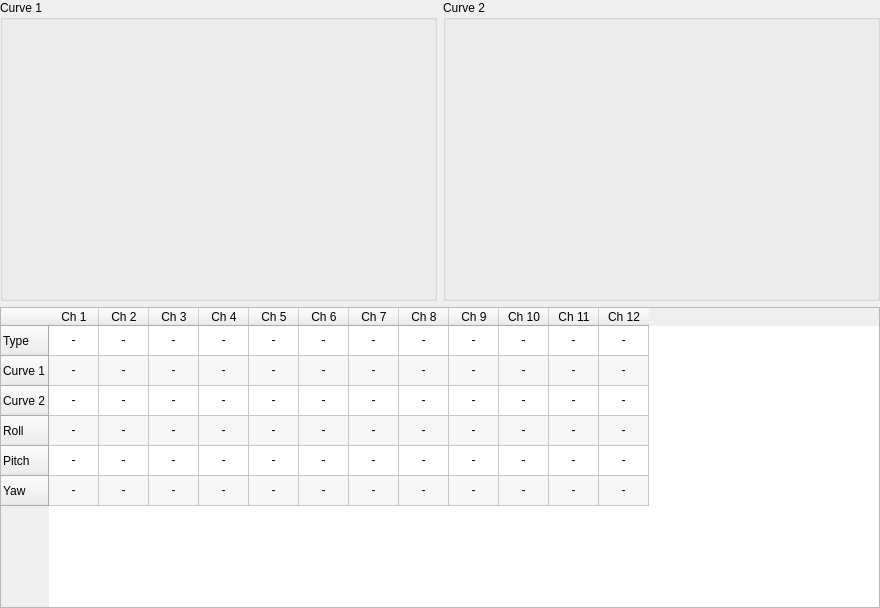
<?xml version="1.0" encoding="UTF-8"?>
<ui version="4.0">
 <class>CustomConfigWidget</class>
 <widget class="QWidget" name="CustomConfigWidget">
  <property name="geometry">
   <rect>
    <x>0</x>
    <y>0</y>
    <width>880</width>
    <height>608</height>
   </rect>
  </property>
  <property name="windowTitle">
   <string>Form</string>
  </property>
  <layout class="QVBoxLayout" name="verticalLayout_10">
   <property name="margin">
    <number>0</number>
   </property>
   <item>
    <layout class="QHBoxLayout" name="horizontalLayout_14">
     <property name="rightMargin">
      <number>0</number>
     </property>
     <item>
      <widget class="QGroupBox" name="groupBox_4">
       <property name="sizePolicy">
        <sizepolicy hsizetype="Preferred" vsizetype="Preferred">
         <horstretch>0</horstretch>
         <verstretch>0</verstretch>
        </sizepolicy>
       </property>
       <property name="title">
        <string>Curve 1</string>
       </property>
       <layout class="QVBoxLayout" name="verticalLayout_7">
        <item>
         <widget class="MixerCurve" name="customThrottle1Curve" native="true">
          <property name="sizePolicy">
           <sizepolicy hsizetype="MinimumExpanding" vsizetype="MinimumExpanding">
            <horstretch>1</horstretch>
            <verstretch>1</verstretch>
           </sizepolicy>
          </property>
          <property name="minimumSize">
           <size>
            <width>50</width>
            <height>50</height>
           </size>
          </property>
          <property name="maximumSize">
           <size>
            <width>1000</width>
            <height>1000</height>
           </size>
          </property>
          <property name="sizeIncrement">
           <size>
            <width>10</width>
            <height>10</height>
           </size>
          </property>
          <property name="baseSize">
           <size>
            <width>300</width>
            <height>350</height>
           </size>
          </property>
         </widget>
        </item>
       </layout>
      </widget>
     </item>
     <item>
      <widget class="QGroupBox" name="groupBox_5">
       <property name="title">
        <string>Curve 2</string>
       </property>
       <layout class="QVBoxLayout" name="verticalLayout_17">
        <item>
         <widget class="MixerCurve" name="customThrottle2Curve" native="true">
          <property name="sizePolicy">
           <sizepolicy hsizetype="MinimumExpanding" vsizetype="MinimumExpanding">
            <horstretch>1</horstretch>
            <verstretch>1</verstretch>
           </sizepolicy>
          </property>
          <property name="minimumSize">
           <size>
            <width>50</width>
            <height>50</height>
           </size>
          </property>
          <property name="maximumSize">
           <size>
            <width>1000</width>
            <height>1000</height>
           </size>
          </property>
          <property name="sizeIncrement">
           <size>
            <width>10</width>
            <height>10</height>
           </size>
          </property>
          <property name="baseSize">
           <size>
            <width>300</width>
            <height>350</height>
           </size>
          </property>
         </widget>
        </item>
       </layout>
      </widget>
     </item>
    </layout>
   </item>
   <item>
    <layout class="QHBoxLayout" name="horizontalLayout">
     <property name="rightMargin">
      <number>0</number>
     </property>
     <property name="bottomMargin">
      <number>0</number>
     </property>
     <item>
      <widget class="QTableWidget" name="customMixerTable">
       <property name="sizePolicy">
        <sizepolicy hsizetype="MinimumExpanding" vsizetype="MinimumExpanding">
         <horstretch>0</horstretch>
         <verstretch>0</verstretch>
        </sizepolicy>
       </property>
       <property name="alternatingRowColors">
        <bool>true</bool>
       </property>
       <property name="columnCount">
        <number>12</number>
       </property>
       <attribute name="horizontalHeaderDefaultSectionSize">
        <number>50</number>
       </attribute>
       <attribute name="horizontalHeaderStretchLastSection">
        <bool>false</bool>
       </attribute>
       <row>
        <property name="text">
         <string>Type</string>
        </property>
       </row>
       <row>
        <property name="text">
         <string>Curve 1</string>
        </property>
       </row>
       <row>
        <property name="text">
         <string>Curve 2</string>
        </property>
       </row>
       <row>
        <property name="text">
         <string>Roll</string>
        </property>
       </row>
       <row>
        <property name="text">
         <string>Pitch</string>
        </property>
       </row>
       <row>
        <property name="text">
         <string>Yaw</string>
        </property>
       </row>
       <column>
        <property name="text">
         <string>Ch 1</string>
        </property>
       </column>
       <column>
        <property name="text">
         <string>Ch 2</string>
        </property>
       </column>
       <column>
        <property name="text">
         <string>Ch 3</string>
        </property>
       </column>
       <column>
        <property name="text">
         <string>Ch 4</string>
        </property>
       </column>
       <column>
        <property name="text">
         <string>Ch 5</string>
        </property>
       </column>
       <column>
        <property name="text">
         <string>Ch 6</string>
        </property>
       </column>
       <column>
        <property name="text">
         <string>Ch 7</string>
        </property>
       </column>
       <column>
        <property name="text">
         <string>Ch 8</string>
        </property>
       </column>
       <column>
        <property name="text">
         <string>Ch 9</string>
        </property>
       </column>
       <column>
        <property name="text">
         <string>Ch 10</string>
        </property>
       </column>
       <column>
        <property name="text">
         <string>Ch 11</string>
        </property>
       </column>
       <column>
        <property name="text">
         <string>Ch 12</string>
        </property>
       </column>
       <item row="0" column="0">
        <property name="text">
         <string>-</string>
        </property>
        <property name="textAlignment">
         <set>AlignHCenter|AlignVCenter|AlignCenter</set>
        </property>
       </item>
       <item row="0" column="1">
        <property name="text">
         <string>-</string>
        </property>
        <property name="textAlignment">
         <set>AlignHCenter|AlignVCenter|AlignCenter</set>
        </property>
       </item>
       <item row="0" column="2">
        <property name="text">
         <string>-</string>
        </property>
        <property name="textAlignment">
         <set>AlignHCenter|AlignVCenter|AlignCenter</set>
        </property>
       </item>
       <item row="0" column="3">
        <property name="text">
         <string>-</string>
        </property>
        <property name="textAlignment">
         <set>AlignHCenter|AlignVCenter|AlignCenter</set>
        </property>
       </item>
       <item row="0" column="4">
        <property name="text">
         <string>-</string>
        </property>
        <property name="textAlignment">
         <set>AlignHCenter|AlignVCenter|AlignCenter</set>
        </property>
       </item>
       <item row="0" column="5">
        <property name="text">
         <string>-</string>
        </property>
        <property name="textAlignment">
         <set>AlignHCenter|AlignVCenter|AlignCenter</set>
        </property>
       </item>
       <item row="0" column="6">
        <property name="text">
         <string>-</string>
        </property>
        <property name="textAlignment">
         <set>AlignHCenter|AlignVCenter|AlignCenter</set>
        </property>
       </item>
       <item row="0" column="7">
        <property name="text">
         <string>-</string>
        </property>
        <property name="textAlignment">
         <set>AlignHCenter|AlignVCenter|AlignCenter</set>
        </property>
       </item>
       <item row="0" column="8">
        <property name="text">
         <string>-</string>
        </property>
        <property name="textAlignment">
         <set>AlignHCenter|AlignVCenter|AlignCenter</set>
        </property>
       </item>
       <item row="0" column="9">
        <property name="text">
         <string>-</string>
        </property>
        <property name="textAlignment">
         <set>AlignHCenter|AlignVCenter|AlignCenter</set>
        </property>
       </item>
       <item row="0" column="10">
        <property name="text">
         <string>-</string>
        </property>
        <property name="textAlignment">
         <set>AlignHCenter|AlignVCenter|AlignCenter</set>
        </property>
       </item>
       <item row="0" column="11">
        <property name="text">
         <string>-</string>
        </property>
        <property name="textAlignment">
         <set>AlignHCenter|AlignVCenter|AlignCenter</set>
        </property>
       </item>
       <item row="1" column="0">
        <property name="text">
         <string>-</string>
        </property>
        <property name="textAlignment">
         <set>AlignHCenter|AlignVCenter|AlignCenter</set>
        </property>
       </item>
       <item row="1" column="1">
        <property name="text">
         <string>-</string>
        </property>
        <property name="textAlignment">
         <set>AlignHCenter|AlignVCenter|AlignCenter</set>
        </property>
       </item>
       <item row="1" column="2">
        <property name="text">
         <string>-</string>
        </property>
        <property name="textAlignment">
         <set>AlignHCenter|AlignVCenter|AlignCenter</set>
        </property>
       </item>
       <item row="1" column="3">
        <property name="text">
         <string>-</string>
        </property>
        <property name="textAlignment">
         <set>AlignHCenter|AlignVCenter|AlignCenter</set>
        </property>
       </item>
       <item row="1" column="4">
        <property name="text">
         <string>-</string>
        </property>
        <property name="textAlignment">
         <set>AlignHCenter|AlignVCenter|AlignCenter</set>
        </property>
       </item>
       <item row="1" column="5">
        <property name="text">
         <string>-</string>
        </property>
        <property name="textAlignment">
         <set>AlignHCenter|AlignVCenter|AlignCenter</set>
        </property>
       </item>
       <item row="1" column="6">
        <property name="text">
         <string>-</string>
        </property>
        <property name="textAlignment">
         <set>AlignHCenter|AlignVCenter|AlignCenter</set>
        </property>
       </item>
       <item row="1" column="7">
        <property name="text">
         <string>-</string>
        </property>
        <property name="textAlignment">
         <set>AlignHCenter|AlignVCenter|AlignCenter</set>
        </property>
       </item>
       <item row="1" column="8">
        <property name="text">
         <string>-</string>
        </property>
        <property name="textAlignment">
         <set>AlignHCenter|AlignVCenter|AlignCenter</set>
        </property>
       </item>
       <item row="1" column="9">
        <property name="text">
         <string>-</string>
        </property>
        <property name="textAlignment">
         <set>AlignHCenter|AlignVCenter|AlignCenter</set>
        </property>
       </item>
       <item row="1" column="10">
        <property name="text">
         <string>-</string>
        </property>
        <property name="textAlignment">
         <set>AlignHCenter|AlignVCenter|AlignCenter</set>
        </property>
       </item>
       <item row="1" column="11">
        <property name="text">
         <string>-</string>
        </property>
        <property name="textAlignment">
         <set>AlignHCenter|AlignVCenter|AlignCenter</set>
        </property>
       </item>
       <item row="2" column="0">
        <property name="text">
         <string>-</string>
        </property>
        <property name="textAlignment">
         <set>AlignHCenter|AlignVCenter|AlignCenter</set>
        </property>
       </item>
       <item row="2" column="1">
        <property name="text">
         <string>-</string>
        </property>
        <property name="textAlignment">
         <set>AlignHCenter|AlignVCenter|AlignCenter</set>
        </property>
       </item>
       <item row="2" column="2">
        <property name="text">
         <string>-</string>
        </property>
        <property name="textAlignment">
         <set>AlignHCenter|AlignVCenter|AlignCenter</set>
        </property>
       </item>
       <item row="2" column="3">
        <property name="text">
         <string>-</string>
        </property>
        <property name="textAlignment">
         <set>AlignHCenter|AlignVCenter|AlignCenter</set>
        </property>
       </item>
       <item row="2" column="4">
        <property name="text">
         <string>-</string>
        </property>
        <property name="textAlignment">
         <set>AlignHCenter|AlignVCenter|AlignCenter</set>
        </property>
       </item>
       <item row="2" column="5">
        <property name="text">
         <string>-</string>
        </property>
        <property name="textAlignment">
         <set>AlignHCenter|AlignVCenter|AlignCenter</set>
        </property>
       </item>
       <item row="2" column="6">
        <property name="text">
         <string>-</string>
        </property>
        <property name="textAlignment">
         <set>AlignHCenter|AlignVCenter|AlignCenter</set>
        </property>
       </item>
       <item row="2" column="7">
        <property name="text">
         <string>-</string>
        </property>
        <property name="textAlignment">
         <set>AlignHCenter|AlignVCenter|AlignCenter</set>
        </property>
       </item>
       <item row="2" column="8">
        <property name="text">
         <string>-</string>
        </property>
        <property name="textAlignment">
         <set>AlignHCenter|AlignVCenter|AlignCenter</set>
        </property>
       </item>
       <item row="2" column="9">
        <property name="text">
         <string>-</string>
        </property>
        <property name="textAlignment">
         <set>AlignHCenter|AlignVCenter|AlignCenter</set>
        </property>
       </item>
       <item row="2" column="10">
        <property name="text">
         <string>-</string>
        </property>
        <property name="textAlignment">
         <set>AlignHCenter|AlignVCenter|AlignCenter</set>
        </property>
       </item>
       <item row="2" column="11">
        <property name="text">
         <string>-</string>
        </property>
        <property name="textAlignment">
         <set>AlignHCenter|AlignVCenter|AlignCenter</set>
        </property>
       </item>
       <item row="3" column="0">
        <property name="text">
         <string>-</string>
        </property>
        <property name="textAlignment">
         <set>AlignHCenter|AlignVCenter|AlignCenter</set>
        </property>
       </item>
       <item row="3" column="1">
        <property name="text">
         <string>-</string>
        </property>
        <property name="textAlignment">
         <set>AlignHCenter|AlignVCenter|AlignCenter</set>
        </property>
       </item>
       <item row="3" column="2">
        <property name="text">
         <string>-</string>
        </property>
        <property name="textAlignment">
         <set>AlignHCenter|AlignVCenter|AlignCenter</set>
        </property>
       </item>
       <item row="3" column="3">
        <property name="text">
         <string>-</string>
        </property>
        <property name="textAlignment">
         <set>AlignHCenter|AlignVCenter|AlignCenter</set>
        </property>
       </item>
       <item row="3" column="4">
        <property name="text">
         <string>-</string>
        </property>
        <property name="textAlignment">
         <set>AlignHCenter|AlignVCenter|AlignCenter</set>
        </property>
       </item>
       <item row="3" column="5">
        <property name="text">
         <string>-</string>
        </property>
        <property name="textAlignment">
         <set>AlignHCenter|AlignVCenter|AlignCenter</set>
        </property>
       </item>
       <item row="3" column="6">
        <property name="text">
         <string>-</string>
        </property>
        <property name="textAlignment">
         <set>AlignHCenter|AlignVCenter|AlignCenter</set>
        </property>
       </item>
       <item row="3" column="7">
        <property name="text">
         <string>-</string>
        </property>
        <property name="textAlignment">
         <set>AlignHCenter|AlignVCenter|AlignCenter</set>
        </property>
       </item>
       <item row="3" column="8">
        <property name="text">
         <string>-</string>
        </property>
        <property name="textAlignment">
         <set>AlignHCenter|AlignVCenter|AlignCenter</set>
        </property>
       </item>
       <item row="3" column="9">
        <property name="text">
         <string>-</string>
        </property>
        <property name="textAlignment">
         <set>AlignHCenter|AlignVCenter|AlignCenter</set>
        </property>
       </item>
       <item row="3" column="10">
        <property name="text">
         <string>-</string>
        </property>
        <property name="textAlignment">
         <set>AlignHCenter|AlignVCenter|AlignCenter</set>
        </property>
       </item>
       <item row="3" column="11">
        <property name="text">
         <string>-</string>
        </property>
        <property name="textAlignment">
         <set>AlignHCenter|AlignVCenter|AlignCenter</set>
        </property>
       </item>
       <item row="4" column="0">
        <property name="text">
         <string>-</string>
        </property>
        <property name="textAlignment">
         <set>AlignHCenter|AlignVCenter|AlignCenter</set>
        </property>
       </item>
       <item row="4" column="1">
        <property name="text">
         <string>-</string>
        </property>
        <property name="textAlignment">
         <set>AlignHCenter|AlignVCenter|AlignCenter</set>
        </property>
       </item>
       <item row="4" column="2">
        <property name="text">
         <string>-</string>
        </property>
        <property name="textAlignment">
         <set>AlignHCenter|AlignVCenter|AlignCenter</set>
        </property>
       </item>
       <item row="4" column="3">
        <property name="text">
         <string>-</string>
        </property>
        <property name="textAlignment">
         <set>AlignHCenter|AlignVCenter|AlignCenter</set>
        </property>
       </item>
       <item row="4" column="4">
        <property name="text">
         <string>-</string>
        </property>
        <property name="textAlignment">
         <set>AlignHCenter|AlignVCenter|AlignCenter</set>
        </property>
       </item>
       <item row="4" column="5">
        <property name="text">
         <string>-</string>
        </property>
        <property name="textAlignment">
         <set>AlignHCenter|AlignVCenter|AlignCenter</set>
        </property>
       </item>
       <item row="4" column="6">
        <property name="text">
         <string>-</string>
        </property>
        <property name="textAlignment">
         <set>AlignHCenter|AlignVCenter|AlignCenter</set>
        </property>
       </item>
       <item row="4" column="7">
        <property name="text">
         <string>-</string>
        </property>
        <property name="textAlignment">
         <set>AlignHCenter|AlignVCenter|AlignCenter</set>
        </property>
       </item>
       <item row="4" column="8">
        <property name="text">
         <string>-</string>
        </property>
        <property name="textAlignment">
         <set>AlignHCenter|AlignVCenter|AlignCenter</set>
        </property>
       </item>
       <item row="4" column="9">
        <property name="text">
         <string>-</string>
        </property>
        <property name="textAlignment">
         <set>AlignHCenter|AlignVCenter|AlignCenter</set>
        </property>
       </item>
       <item row="4" column="10">
        <property name="text">
         <string>-</string>
        </property>
        <property name="textAlignment">
         <set>AlignHCenter|AlignVCenter|AlignCenter</set>
        </property>
       </item>
       <item row="4" column="11">
        <property name="text">
         <string>-</string>
        </property>
        <property name="textAlignment">
         <set>AlignHCenter|AlignVCenter|AlignCenter</set>
        </property>
       </item>
       <item row="5" column="0">
        <property name="text">
         <string>-</string>
        </property>
        <property name="textAlignment">
         <set>AlignHCenter|AlignVCenter|AlignCenter</set>
        </property>
       </item>
       <item row="5" column="1">
        <property name="text">
         <string>-</string>
        </property>
        <property name="textAlignment">
         <set>AlignHCenter|AlignVCenter|AlignCenter</set>
        </property>
       </item>
       <item row="5" column="2">
        <property name="text">
         <string>-</string>
        </property>
        <property name="textAlignment">
         <set>AlignHCenter|AlignVCenter|AlignCenter</set>
        </property>
       </item>
       <item row="5" column="3">
        <property name="text">
         <string>-</string>
        </property>
        <property name="textAlignment">
         <set>AlignHCenter|AlignVCenter|AlignCenter</set>
        </property>
       </item>
       <item row="5" column="4">
        <property name="text">
         <string>-</string>
        </property>
        <property name="textAlignment">
         <set>AlignHCenter|AlignVCenter|AlignCenter</set>
        </property>
       </item>
       <item row="5" column="5">
        <property name="text">
         <string>-</string>
        </property>
        <property name="textAlignment">
         <set>AlignHCenter|AlignVCenter|AlignCenter</set>
        </property>
       </item>
       <item row="5" column="6">
        <property name="text">
         <string>-</string>
        </property>
        <property name="textAlignment">
         <set>AlignHCenter|AlignVCenter|AlignCenter</set>
        </property>
       </item>
       <item row="5" column="7">
        <property name="text">
         <string>-</string>
        </property>
        <property name="textAlignment">
         <set>AlignHCenter|AlignVCenter|AlignCenter</set>
        </property>
       </item>
       <item row="5" column="8">
        <property name="text">
         <string>-</string>
        </property>
        <property name="textAlignment">
         <set>AlignHCenter|AlignVCenter|AlignCenter</set>
        </property>
       </item>
       <item row="5" column="9">
        <property name="text">
         <string>-</string>
        </property>
        <property name="textAlignment">
         <set>AlignHCenter|AlignVCenter|AlignCenter</set>
        </property>
       </item>
       <item row="5" column="10">
        <property name="text">
         <string>-</string>
        </property>
        <property name="textAlignment">
         <set>AlignHCenter|AlignVCenter|AlignCenter</set>
        </property>
       </item>
       <item row="5" column="11">
        <property name="text">
         <string>-</string>
        </property>
        <property name="textAlignment">
         <set>AlignHCenter|AlignVCenter|AlignCenter</set>
        </property>
       </item>
      </widget>
     </item>
    </layout>
   </item>
  </layout>
 </widget>
 <customwidgets>
  <customwidget>
   <class>MixerCurve</class>
   <extends>QWidget</extends>
   <header location="global">mixercurve.h</header>
   <container>1</container>
  </customwidget>
 </customwidgets>
 <resources>
  <include location="../coreplugin/core.qrc"/>
 </resources>
 <connections/>
</ui>
